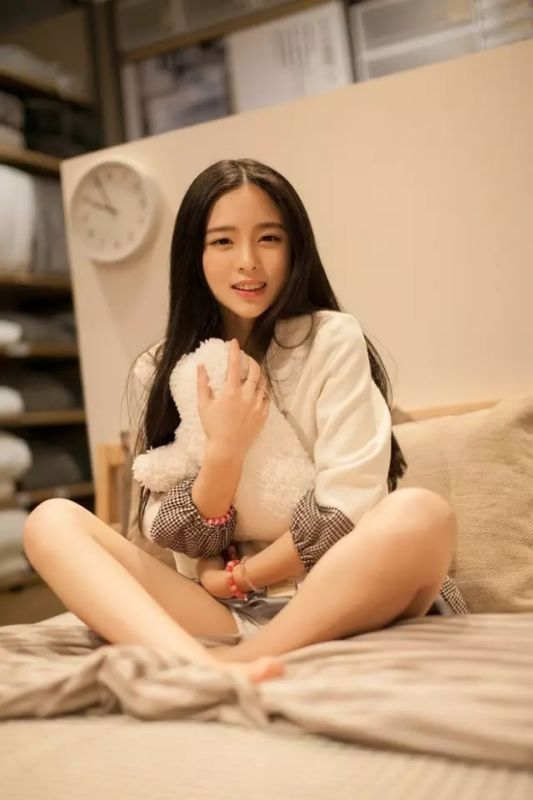
//> input picture cpp/opencv/facedetect/1.jpg, 533 x 800 px
$ ./facedetect 1.jpg   (built with g++ and OpenCV 4)
//> lines starting //> are read from the running program, lines starting //| are printed output that depends on the picture; after the words box and inside, x2 and y2 are one past the last pixel; in counts of white or black regions, pixels touching at a corner belong together
//> further down, image is the input picture: 800 rows x 533 cols, CV_8UC3; mean B, G, R 118.4, 149.9, 183.3
#include "opencv2/objdetect/objdetect.hpp"
#include "opencv2/highgui/highgui.hpp"
#include "opencv2/imgproc/imgproc.hpp"
#include <iostream>
//#include <stdio.h>

using namespace std;
using namespace cv;

void help(){
	cout <<
		"Usage:" << endl <<
		"./facedetect --cascade=<cascade_path>"
		"--scale=<image scale greater or equal to 1, try 1.3 for example"
		"filename" << endl << endl <<
		"Example:" << endl <<
		"./facedetect --cascade=\"./data/haarcascades/haarcascade_frontalface_alt.xml\""
		"--scale=1.3 ./photo.jpg" << endl << endl <<
		"Using OpenCV version" << CV_VERSION << endl;
}

void detectFaces(Mat &img, CascadeClassifier &cascade, double scale){
//> called with scale = 1

	const static Scalar colors[] =
	{
		Scalar(255, 0, 0),
		Scalar(255, 128, 0),
		Scalar(255, 255, 0),
		Scalar(0, 255, 0),
		Scalar(0, 128, 255),
		Scalar(0, 255, 255),
		Scalar(0, 0, 255),
		Scalar(255, 0, 255)
	};
	double t = 0;
	vector<Rect> faces;
	Mat gray;
	cvtColor(img, gray, CV_BGR2GRAY);
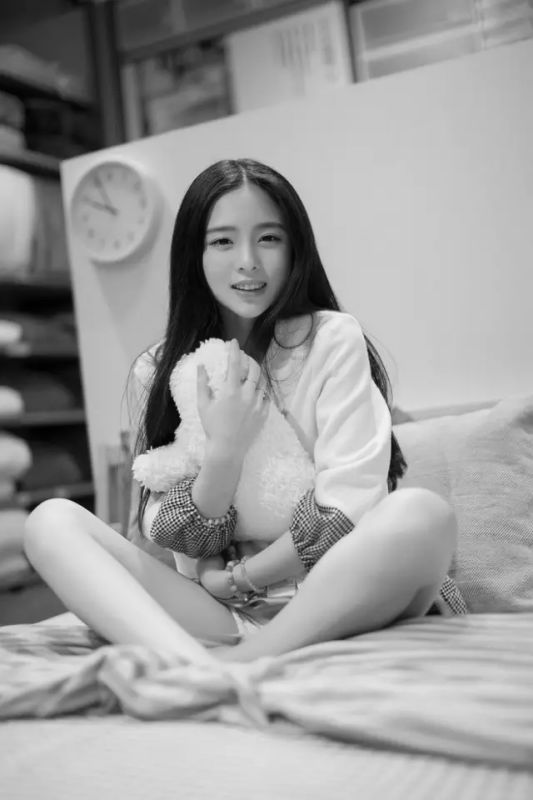
//> gray: 800 rows x 533 cols, CV_8UC1; min 0, max 246, mean 156.3

	Mat smallImg(cvRound(img.rows / scale), cvRound(img.cols / scale), CV_8UC1);
	Size smallImgSize = smallImg.size();
//> smallImgSize = Size(533, 800)

	resize(gray, smallImg, smallImgSize, 0, 0, INTER_LINEAR);
	equalizeHist(smallImg, smallImg);
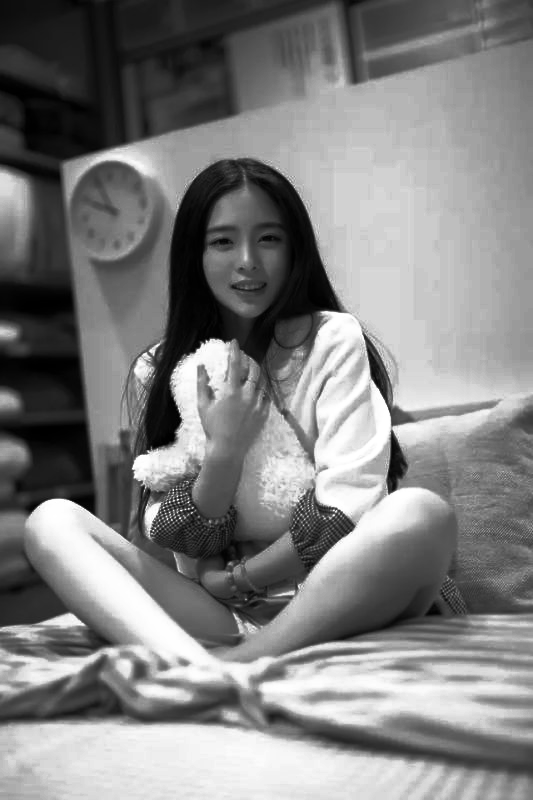
//> smallImg: 800 rows x 533 cols, CV_8UC1; min 0, max 255, mean 128.5

	t = (double)getTickCount();
	cascade.detectMultiScale(smallImg, faces, 1.1, 2, CV_HAAR_SCALE_IMAGE, Size(30, 30));
//> faces = 1 Rect (x, y, width, height): [189, 197, 112, 112]
	t = (double)getTickCount() - t;
	printf("detection time = %g ms\n", t*1000/getTickFrequency());;
	int i = 0;
	for (vector<Rect>::const_iterator r = faces.begin(); r != faces.end(); r++, i++){
		Scalar color = colors[i%8];
		Rect rect = faces[i];
		printf(
				"face;x=%f&y=%f&width=%f&height=%f\n",
				(float)r->x / smallImgSize.width,
				(float)r->y / smallImgSize.height,
				(float)r->width / smallImgSize.width,
				(float)r->height / smallImgSize.height
				);
		rectangle(img, cvPoint(cvRound(rect.x*scale), cvRound(rect.y*scale)), cvPoint(cvRound((rect.x + rect.width-1)*scale), cvRound((rect.y + rect.height-1)*scale)), color, 3, 8, 0);
	}
//> this loop made 1 pass
//| face;x=0.354597&y=0.246250&width=0.210131&height=0.140000
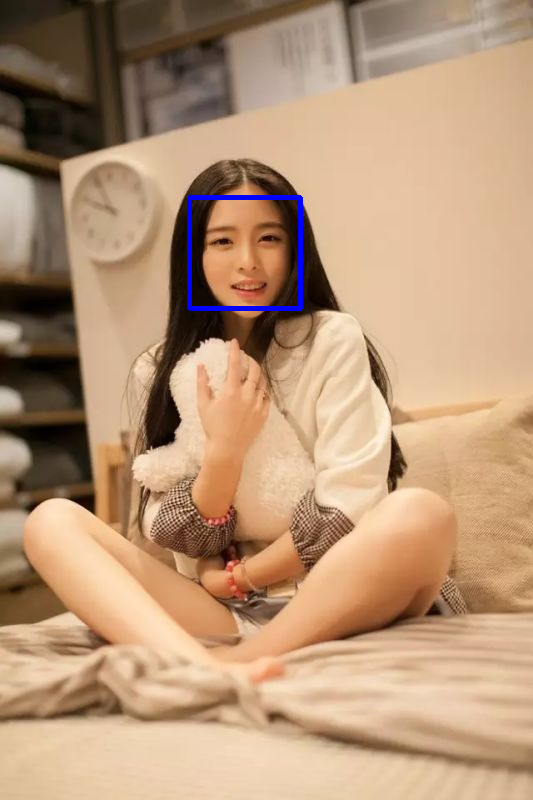
//> img: 800 rows x 533 cols, CV_8UC3; 0.52% of pixels changed, all inside (x1, y1, x2, y2) = (187, 195, 303, 311)
//> after the loop, i = 1
	namedWindow("result");
	imshow("result", img);
}

int main(int argc, const char** argv){
	string inputName;
	string cascadeName;
	double scale;
	cv::CommandLineParser parser(argc, argv,
			"{help h||}"
			"{cascade|./haarcascade_frontalface_alt2.xml|}"
			"{scale|1|}{@filename||}");
	if (parser.has("help")){
		help();
		return 0;
	}
	cascadeName = parser.get<string>("cascade");
	scale = parser.get<double>("scale");
	if (scale < 1)
		scale = 1;
	inputName = parser.get<string>("@filename");
	if (!parser.check()){
		parser.printErrors();
		return 0;
	}

	if (cascadeName.empty()){
		cout << "error; you must specify the cascade." << endl;
		help();

		return -1;
	}

	CascadeClassifier cascade;
	if (!cascade.load(cascadeName)){
		cout << "error; Could not load classifier.Filename:\"" <<cascadeName << "\"" << endl;

		return -1;
	}

	if (inputName.empty()){
		cout << "error;You must specify the file to process." << endl;
		help();

		return -1;
	}

	Mat image = imread(inputName, 1);
	if(image.empty()){
		cout << "error; Could not load the file to process.Filename:\"" << inputName << "\"" << endl;

		return -1;
	}

	detectFaces(image, cascade, scale);
	char c = (char)waitKey(0)&0xFF;
//> the space key is pressed
	if(c == 27 || c == 'q' || c == 'Q')
		destroyAllWindows();
	return 0;
}
